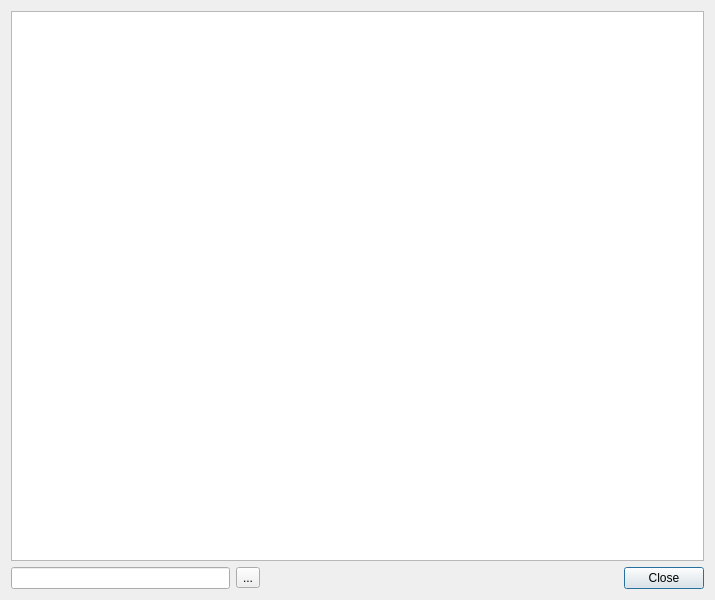
<?xml version="1.0" encoding="UTF-8"?>
<ui version="4.0">
 <class>FlarmNetWindowClass</class>
 <widget class="QDialog" name="FlarmNetWindowClass">
  <property name="geometry">
   <rect>
    <x>0</x>
    <y>0</y>
    <width>715</width>
    <height>600</height>
   </rect>
  </property>
  <property name="windowTitle">
   <string>FlarmNet database</string>
  </property>
  <layout class="QVBoxLayout" name="verticalLayout">
   <item>
    <widget class="SkTableView" name="flarmNetTable">
     <property name="contextMenuPolicy">
      <enum>Qt::CustomContextMenu</enum>
     </property>
     <property name="selectionMode">
      <enum>QAbstractItemView::SingleSelection</enum>
     </property>
     <property name="selectionBehavior">
      <enum>QAbstractItemView::SelectRows</enum>
     </property>
     <property name="sortingEnabled">
      <bool>true</bool>
     </property>
     <property name="wordWrap">
      <bool>false</bool>
     </property>
     <property name="cornerButtonEnabled">
      <bool>false</bool>
     </property>
     <attribute name="horizontalHeaderHighlightSections">
      <bool>false</bool>
     </attribute>
    </widget>
   </item>
   <item>
    <layout class="QHBoxLayout" name="horizontalLayout">
     <item>
      <widget class="QLineEdit" name="searchEdit">
       <property name="toolTip">
        <string>Enter search text</string>
       </property>
      </widget>
     </item>
     <item>
      <widget class="QToolButton" name="clearButton">
       <property name="toolTip">
        <string>Clear search text</string>
       </property>
       <property name="text">
        <string>...</string>
       </property>
      </widget>
     </item>
     <item>
      <spacer name="horizontalSpacer">
       <property name="orientation">
        <enum>Qt::Horizontal</enum>
       </property>
       <property name="sizeHint" stdset="0">
        <size>
         <width>40</width>
         <height>20</height>
        </size>
       </property>
      </spacer>
     </item>
     <item>
      <widget class="QDialogButtonBox" name="buttonBox">
       <property name="standardButtons">
        <set>QDialogButtonBox::Close</set>
       </property>
      </widget>
     </item>
    </layout>
   </item>
  </layout>
  <action name="createPlaneAction">
   <property name="text">
    <string>&amp;Create plane...</string>
   </property>
  </action>
 </widget>
 <customwidgets>
  <customwidget>
   <class>SkTableView</class>
   <extends>QTableView</extends>
   <header>src/gui/widgets/SkTableView.h</header>
  </customwidget>
 </customwidgets>
 <resources/>
 <connections>
  <connection>
   <sender>buttonBox</sender>
   <signal>rejected()</signal>
   <receiver>FlarmNetWindowClass</receiver>
   <slot>reject()</slot>
   <hints>
    <hint type="sourcelabel">
     <x>675</x>
     <y>578</y>
    </hint>
    <hint type="destinationlabel">
     <x>610</x>
     <y>563</y>
    </hint>
   </hints>
  </connection>
 </connections>
</ui>
